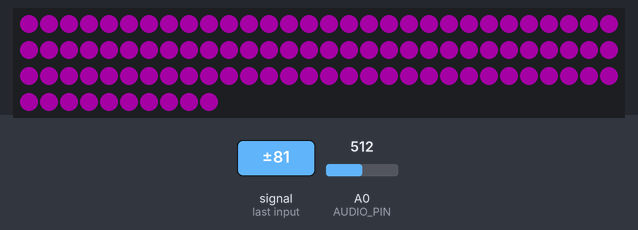
Recording of a sketch running on a simulated ATtiny85, built with avr-gcc and run on an emulated ATtiny85. On the bench: 100 RGB LEDs in strip order, left to right, continuing on the next row. The inputs (shaded band) are chosen by the test bench; at power-on: A0 (AUDIO_PIN) = 512. Dim RGB values are drawn brighter than linear; random numbers use the default seed unless the sketch sets one; what the sketch prints to the serial monitor is not drawn.

1.3 s: A0 (AUDIO_PIN) fed a 200 Hz sine of ±81 counts around its level
Above: at 1.66 s.

Measured:
- after the input at 1.3 s, the LEDs: first change after 0.12 s (image 0 shows a later state)
- what the display in image 0 shows lasts 0.5 s, from 1.4 s to 1.9 s

The sketch:

code.ino
```cpp
#include <Adafruit_NeoPixel.h>

#ifdef __AVR__
#include <avr/power.h>
#endif

constexpr uint8_t NEOPIXEL_PIN = 6;
constexpr int PIXEL_COUNT = 100;

constexpr uint8_t AUDIO_PIN = A0;

constexpr int FRAME_DELAY_MS = 5;

constexpr float BASELINE_ALPHA = 0.001f;
constexpr float ENVELOPE_ATTACK = 0.6f;
constexpr float ENVELOPE_RELEASE = 0.02f;

constexpr float OFF_THRESHOLD = 1.0f;
constexpr float ENVELOPE_MAX = 20.0f;
constexpr float SPIKE_DELTA = 3.0f;

constexpr int BLINK_FAST_MS = 25;
constexpr int BLINK_SLOW_MS = 220;

Adafruit_NeoPixel strip(PIXEL_COUNT, NEOPIXEL_PIN, NEO_GRB + NEO_KHZ800);

int rawInput = 0;
float baseline = 0.0f;
float envelope = 0.0f;

bool isGlitching = false;
float previousEnvelope = 0.0f;

unsigned long lastBlinkTimeMs = 0;
bool blinkPhaseOn = false;

float updateBaseline(int raw, float currentBaseline) {
  return currentBaseline + BASELINE_ALPHA * (raw - currentBaseline);
}

float updateEnvelope(float magnitude, float currentEnvelope) {
  const float alpha = (magnitude > currentEnvelope) ? ENVELOPE_ATTACK : ENVELOPE_RELEASE;
  return currentEnvelope + alpha * (magnitude - currentEnvelope);
}

float normalizeEnvelope(float env) {
  float norm = (env - OFF_THRESHOLD) / (ENVELOPE_MAX - OFF_THRESHOLD);
  return constrain(norm, 0.0f, 1.0f);
}

int glitchIntervalMs(float envNorm) {
  return (int)(BLINK_SLOW_MS - envNorm * (BLINK_SLOW_MS - BLINK_FAST_MS));
}

void renderGlitchFrame(float envNorm) {
  const int baseBrightness = constrain((int)(255 * envNorm), 0, 255);

  if (blinkPhaseOn) {
    const int activeChance = (int)(25 + 55 * envNorm);

    for (int i = 0; i < PIXEL_COUNT; i++) {
      if (random(100) < activeChance) {
        const int b = constrain(baseBrightness + (int)random(-120, 120), 0, 255);
        const uint8_t r = (uint8_t)random(0, b + 1);
        const uint8_t g = (uint8_t)random(0, b + 1);
        const uint8_t bl = (uint8_t)random(0, b + 1);
        strip.setPixelColor(i, strip.Color(r, g, bl));
      } else {
        strip.setPixelColor(i, 0);
      }
    }

    const int flashChance = (int)(10 + 80 * envNorm);
    if (random(1000) < flashChance) {
      const int flashBrightness = (int)(180 * envNorm);
      const uint32_t flash = strip.Color(flashBrightness, flashBrightness, flashBrightness);
      for (int i = 0; i < PIXEL_COUNT; i++) strip.setPixelColor(i, flash);
    }
  } else {
    const int dim = (int)(baseBrightness * 0.15f);
    const uint32_t glow = strip.Color(dim, 0, dim);
    for (int i = 0; i < PIXEL_COUNT; i++) strip.setPixelColor(i, glow);
  }

  strip.show();
}

void renderNormalFrame(float envNorm) {
  const int brightness = (int)(255 * envNorm);
  const uint32_t color = strip.Color(brightness, 0, 255 - brightness);

  for (int i = 0; i < PIXEL_COUNT; i++) strip.setPixelColor(i, color);
  strip.show();
}

void clearStrip() {
  strip.clear();
  strip.show();
}

void setup() {
  Serial.begin(9600);

  rawInput = analogRead(AUDIO_PIN);
  baseline = (float)rawInput;
  envelope = 0.0f;

#if defined(__AVR_ATtiny85__) && (F_CPU == 16000000)
  clock_prescale_set(clock_div_1);
#endif

  strip.begin();
}

void loop() {
  rawInput = analogRead(AUDIO_PIN);

  baseline = updateBaseline(rawInput, baseline);
  const float magnitude = abs(rawInput - baseline);
  envelope = updateEnvelope(magnitude, envelope);

  Serial.println((int)envelope); // Signal to processing

  if (envelope < OFF_THRESHOLD) {
    clearStrip();
    isGlitching = false;
    blinkPhaseOn = false;
    previousEnvelope = envelope;
    delay(FRAME_DELAY_MS);
    return;
  }

  const float envNorm = normalizeEnvelope(envelope);

  if ((envelope - previousEnvelope) > SPIKE_DELTA) isGlitching = true;
  previousEnvelope = envelope;

  if (isGlitching) {
    const int interval = glitchIntervalMs(envNorm);
    const unsigned long now = millis();
    if (now - lastBlinkTimeMs >= (unsigned long)interval) {
      lastBlinkTimeMs = now;
      blinkPhaseOn = !blinkPhaseOn;
    }

    renderGlitchFrame(envNorm);
    delay(FRAME_DELAY_MS);
    return;
  }

  renderNormalFrame(envNorm);
  delay(FRAME_DELAY_MS);
}
```
